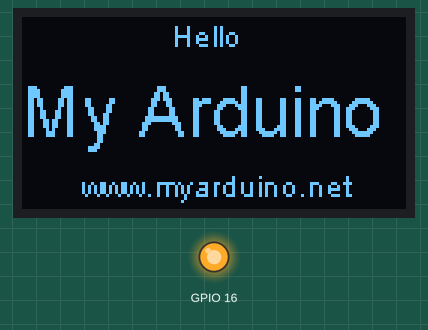
Simulated run of this sketch. Board: ESP32. On the bench: 128×64 one-colour display, output pins drawn as LEDs (lit = HIGH).

Above: at 0.1 s.
At 6.1 s:
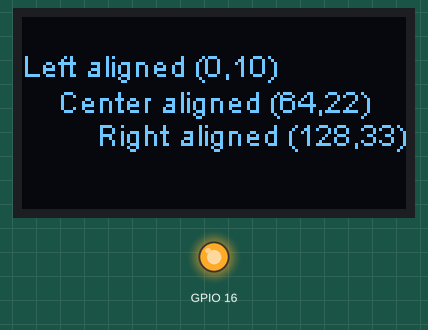
At 9.1 s:
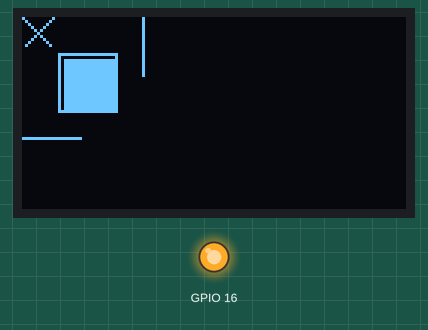
At 16.67 s:
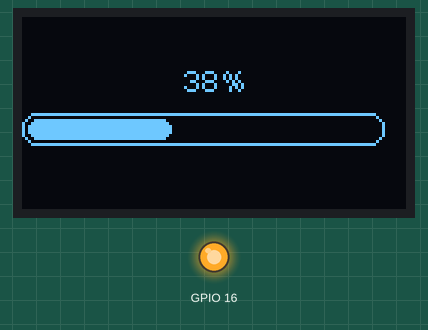
At 24.2 s:
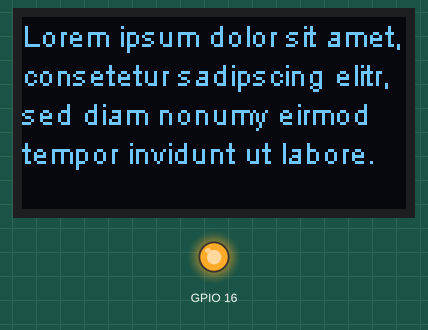
At 33.2 s:
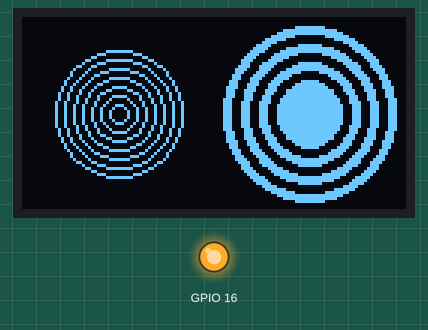

The sketch:

M0566_OLED32.ino
```cpp
#include <Wire.h> // Only needed for Arduino 1.6.5 and earlier
#include "SSD1306Wire.h" // legacy: #include "SSD1306.h"


SSD1306Wire display(0x3c, 4, 15); // กำหนดตำแหน่ง address และขา SDA , SCL ของจอ OlED

#define DEMO_DURATION 3000
typedef void (*Demo)(void);

int demoMode = 0;
int counter = 1;

void setup() {
pinMode(16, OUTPUT); digitalWrite(16, 1); // กำหนดขา Reset ของ OLED
Serial.begin(115200);
Serial.println();
Serial.println();


// Initialising the UI will init the display too.
display.init();

display.flipScreenVertically();
display.setFont(ArialMT_Plain_10);

}

void drawFontFaceDemo() {
// Font Demo1
// create more fonts at http://oleddisplay.squix.ch/
display.setTextAlignment(TEXT_ALIGN_LEFT);
display.setFont(ArialMT_Plain_10); // สามารถเปลี่ยน (ประเภทของ Font, รูปแบบ, ขนาดอักษร)
display.drawString(50, 0, "Hello "); // กำหนดข้อความที่จะแสดง (ระยะห่างจากขอบแนวนอนนับจากทางซ้าย, ระยะห่างจากขอบนับจากข้างบน, ประโยคที่ต้องการ)
display.setFont(ArialMT_Plain_24);
display.drawString(0, 18, "My Arduino");
display.setFont(ArialMT_Plain_10);
display.drawString(20, 50, "www.myarduino.net");
}

void drawTextFlowDemo() {
display.setFont(ArialMT_Plain_10);
display.setTextAlignment(TEXT_ALIGN_LEFT);
display.drawStringMaxWidth(0, 0, 128,
"Lorem ipsum\n dolor sit amet, consetetur sadipscing elitr, sed diam nonumy eirmod tempor invidunt ut labore." );
}

void drawTextAlignmentDemo() {
// Text alignment demo
display.setFont(ArialMT_Plain_10);

// The coordinates define the left starting point of the text
display.setTextAlignment(TEXT_ALIGN_LEFT);
display.drawString(0, 10, "Left aligned (0,10)");

// The coordinates define the center of the text
display.setTextAlignment(TEXT_ALIGN_CENTER);
display.drawString(64, 22, "Center aligned (64,22)");

// The coordinates define the right end of the text
display.setTextAlignment(TEXT_ALIGN_RIGHT);
display.drawString(128, 33, "Right aligned (128,33)");
}

void drawRectDemo() {
// Draw a pixel at given position
for (int i = 0; i < 10; i++) {
display.setPixel(i, i);
display.setPixel(10 - i, i);
}
display.drawRect(12, 12, 20, 20);

// Fill the rectangle
display.fillRect(14, 14, 17, 17);

// Draw a line horizontally
display.drawHorizontalLine(0, 40, 20);

// Draw a line horizontally
display.drawVerticalLine(40, 0, 20);
}

void drawCircleDemo() {
for (int i = 1; i < 8; i++) {
display.setColor(WHITE);
display.drawCircle(32, 32, i * 3);
if (i % 2 == 0) {
display.setColor(BLACK);
}
display.fillCircle(96, 32, 32 - i * 3);
}
}

void drawProgressBarDemo() {
int progress = (counter / 5) % 100;
// draw the progress bar
display.drawProgressBar(0, 32, 120, 10, progress);

// draw the percentage as String
display.setTextAlignment(TEXT_ALIGN_CENTER);
display.drawString(64, 15, String(progress) + "%");
}

void drawImageDemo() {
// see http://blog.squix.org/2015/05/esp8266-nodemcu-how-to-create-xbm.html
// on how to create xbm files
}

Demo demos[] = {drawFontFaceDemo, drawTextFlowDemo, drawTextAlignmentDemo, drawRectDemo, drawCircleDemo, drawProgressBarDemo, drawImageDemo};
int demoLength = (sizeof(demos) / sizeof(Demo));
long timeSinceLastModeSwitch = 0;

void loop() {
// clear the display
display.clear();
// draw the current demo method
demos[demoMode]();

display.setTextAlignment(TEXT_ALIGN_RIGHT);
display.drawString(10, 128, String(millis()));
// write the buffer to the display
display.display();

if (millis() - timeSinceLastModeSwitch > DEMO_DURATION) {
demoMode = (demoMode + 1) % demoLength;
timeSinceLastModeSwitch = millis();
}
counter++;
delay(10);
}
```

Measured:
- what the display in image 1 shows lasts 3.0 s, from 6.1 s to 9.1 s
